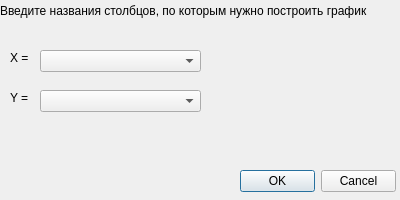
<?xml version="1.0" encoding="UTF-8"?>
<ui version="4.0">
 <class>Form</class>
 <widget class="QWidget" name="Form">
  <property name="geometry">
   <rect>
    <x>0</x>
    <y>0</y>
    <width>400</width>
    <height>200</height>
   </rect>
  </property>
  <property name="windowTitle">
   <string>Form</string>
  </property>
  <widget class="QLabel" name="label">
   <property name="geometry">
    <rect>
     <x>0</x>
     <y>0</y>
     <width>391</width>
     <height>21</height>
    </rect>
   </property>
   <property name="font">
    <font>
     <pointsize>9</pointsize>
    </font>
   </property>
   <property name="text">
    <string>Введите названия столбцов, по которым нужно построить график</string>
   </property>
  </widget>
  <widget class="QLabel" name="label_2">
   <property name="geometry">
    <rect>
     <x>10</x>
     <y>50</y>
     <width>21</width>
     <height>16</height>
    </rect>
   </property>
   <property name="text">
    <string>X =</string>
   </property>
  </widget>
  <widget class="QLabel" name="label_3">
   <property name="geometry">
    <rect>
     <x>10</x>
     <y>90</y>
     <width>21</width>
     <height>16</height>
    </rect>
   </property>
   <property name="text">
    <string>Y = </string>
   </property>
  </widget>
  <widget class="QDialogButtonBox" name="buttonBox">
   <property name="geometry">
    <rect>
     <x>240</x>
     <y>170</y>
     <width>156</width>
     <height>23</height>
    </rect>
   </property>
   <property name="standardButtons">
    <set>QDialogButtonBox::Cancel|QDialogButtonBox::Ok</set>
   </property>
  </widget>
  <widget class="QComboBox" name="axisXComboBox">
   <property name="geometry">
    <rect>
     <x>40</x>
     <y>50</y>
     <width>161</width>
     <height>22</height>
    </rect>
   </property>
  </widget>
  <widget class="QComboBox" name="axisYComboBox">
   <property name="geometry">
    <rect>
     <x>40</x>
     <y>90</y>
     <width>161</width>
     <height>22</height>
    </rect>
   </property>
  </widget>
 </widget>
 <resources/>
 <connections/>
</ui>
